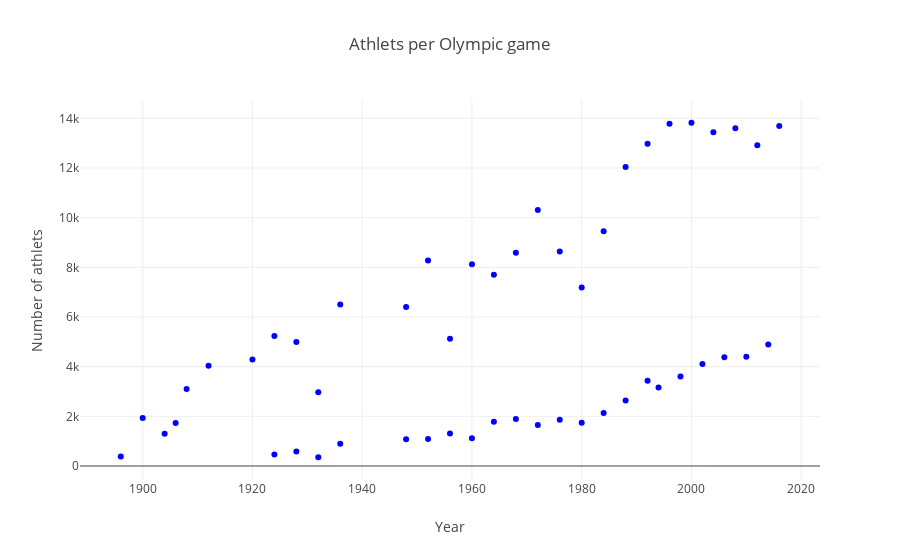

The cell this chart's notebook holds for it:
### Markdown cell above
## <a id="101">go.Scatter</a>

We prepare the Scatter plot using `go.Scatter`. 

We specify the following attributes for the `trace`:  

* x - the points coordinates on x axis;  
* y - the points coordinates on y axis;  
* name - the name associated with the sequence (x,y); 
* marker - the marker used for the border of map areas specified in locations; 
* mode - the representation mode of the scatter graph; here we will use `markers` but frequent used are as well `lines` or `markers+lines`;  

Multiple `trace` can be specified; then are added in the `data` that will be then displayed in a figure (`fig`), using a `layout`. For the layout, the following attributes are specified:  
* title - title displayed for the chart;
* xaxis - title and attributes of the title displayed on the x axis;
* yaxes - title and attributes of the title displayed on the y axis;
* hovermode - specify how will be displayed the popups when hover above the points - all popups or only over on the current trace;

### Code cell
trace = go.Scatter(
    x = df['Year'],
    y = df['Athlets'],
    name="Athlets per Olympic game",
    marker=dict(
        color="Blue",
    ),
    mode = "markers"
)
data = [trace]
layout = dict(title = 'Athlets per Olympic game',
          xaxis = dict(title = 'Year', showticklabels=True), 
          yaxis = dict(title = 'Number of athlets'),
          hovermode = 'compare'
         )
fig = dict(data=data, layout=layout)
iplot(fig, filename='events-athlets1')

### Figure 1 — Plotly figure (JSON) as saved in the notebook; plotly's stock layout.template omitted (floating-point values rounded to 4 significant figures)
{"data": [{"marker": {"color": "Blue"}, "mode": "markers", "name": "Athlets per Olympic game", "type": "scatter", "x": [1896, 1900, 1904, 1906, 1908, 1912, 1920, 1924, 1924, 1928, 1928, 1932, 1932, 1936, 1936, 1948, 1948, 1952, 1952, 1956, 1956, 1960, 1960, 1964, 1964, 1968, 1968, 1972, 1972, 1976, 1976, 1980, 1980, 1984, 1984, 1988, 1988, 1992, 1992, 1994, 1996, 1998, 2000, 2002, 2004, 2006, 2008, 2010, 2012, 2014, 2016], "y": [380, 1936, 1301, 1733, 3101, 4040, 4292, 5233, 460, 4992, 582, 2969, 352, 6506, 895, 6405, 1075, 8270, 1088, 5127, 1307, 8119, 1116, 7702, 1778, 8588, 1891, 10304, 1655, 8641, 1861, 7191, 1746, 9454, 2134, 12037, 2639, 12977, 3436, 3160, 13780, 3605, 13821, 4109, 13443, 4382, 13602, 4402, 12920, 4891, 13688]}], "layout": {"hovermode": "compare", "title": "Athlets per Olympic game", "xaxis": {"showticklabels": true, "title": "Year"}, "yaxis": {"title": "Number of athlets"}}}
